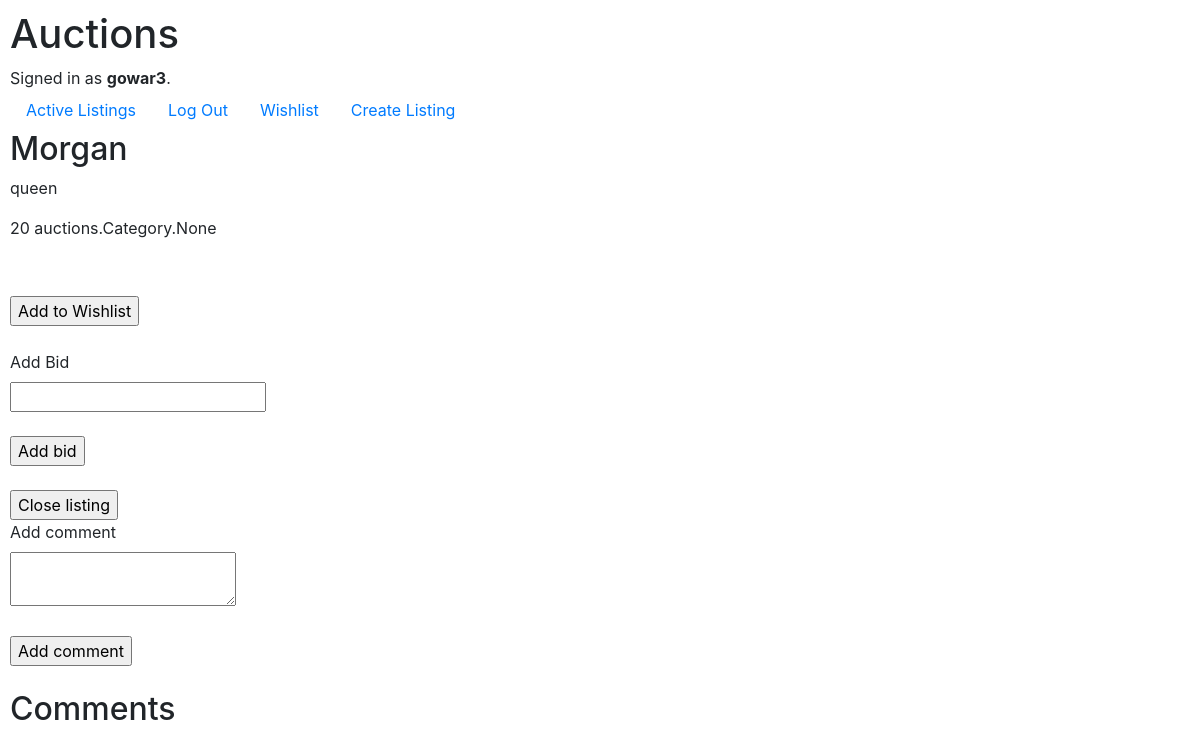
Page /auctions/5 (signed in) on the committed database.
### auctions/models.py (models this page shows, shortened)
class User(AbstractUser):
    pass

class Listing(models.Model):
    creator = models.CharField(max_length=64)
    title = models.CharField(max_length=64)
    description = models.CharField(max_length=64)
    price = models.IntegerField()
    winner = models.CharField(max_length=64, default="None")
    status = models.CharField(max_length=64, default="active")
    users = models.ManyToManyField(User, blank=True, related_name= "wishlist")

### auctions/views.py (the view, shortened to what this page needs)
# urls.py: path("<str:listing>", views.listing, name="listing"),
def listing(request, listing):
    if "comments" not in request.session:
        request.session["comments"] = ()
    if "bids" not in request.session:
        request.session["bids"] = ()
    error = ""
    closed = ""
    winner = ""
    listing = Listing.objects.get(pk = listing)
    username = request.user.username
    highest_bid = listing.bids.aggregate(max_offer=Max("offer"))
    highest_bid_value = highest_bid.get("max_offer", None)
    if listing.status == "closed":
        closed = "Listing is closed"
    return render(request, "auctions/listing.html", {
        "error": error,
        "listing": listing,
        "comments": listing.comments.all(),
        "bids": listing.bids.all(),
        "close": closed,
        "winner": listing.winner
    })

### auctions/templates/auctions/listing.html (shortened to what this page needs)
{% extends 'auctions/layout.html' %}
{% block body %}
        <h2>{{ listing.title }}</h2>
        <p>{{ listing.description }}</p>
        <label>{{ listing.price }}</label>
        <label>{{ listing.categories }}</label>
        <br>
        <br>
        <br>
    {% if user.is_authenticated %}
    <form action= "{% url 'wishlist' user.username %}" method = "post">
        <input type= "submit" value= "Add to Wishlist">
    </form>
    <br>
    {% if listing.status == "closed" %}
        {{ close }}
        {% if winner == user.username %}
            <h1>You won!</h1>
        {% endif %}
    {% else %}
    <form action= "{% url 'listing' listing.id %}" method = "post">
        <label for="add_bid">Add Bid</label>
        <br>
        <input type="text" name="bid">
        <br>
        <br>
        <input type="submit" value= "Add bid">
    </form>
    {% endif %}
    <br>
    {% if user.username == listing.creator %}
        <form action= "{% url 'listing' listing.id %}" method = "post">
            <input type="submit" value="Close listing">
        </form>
    {% endif %}
    <form action= "{% url 'listing' listing.id %}" method = "post">
        <label for="add_comment">Add comment</label>
        <br>
        <textarea id="add_comment" name="comment"></textarea>
        <br>
        <br>
        <input type="submit" value= "Add comment">
    </form>
    {% endif %}
    <br>
    <h2>Comments</h2>
{% endblock %}

### auctions/templates/auctions/layout.html (shortened to what this page needs)
{% load static %}
<!DOCTYPE html>
<html lang="en">
    <head>
        <link rel="stylesheet" href="https://stackpath.bootstrapcdn.com/bootstrap/4.4.1/css/bootstrap.min.css">
        <link href="{% static 'auctions/styles.css' %}" rel="stylesheet">
    </head>
    <body>
        <h1>Auctions</h1>
        <div>
            {% if user.is_authenticated %}
                Signed in as <strong>{{ user.username }}</strong>.
            {% else %}
                Not signed in.
            {% endif %}
        </div>
        <ul class="nav">
            <li class="nav-item">
                <a class="nav-link" href="{% url 'index' %}">Active Listings</a>
            </li>
            {% if user.is_authenticated %}
                <li class="nav-item">
                    <a class="nav-link" href="{% url 'logout' %}">Log Out</a>
                </li>
                <li class="nav-item">
                    <a class="nav-link" href="{% url 'wishlist' user.username%}">Wishlist</a>
                </li>
                <li class="nav-item">
                    <a class="nav-link" href="{% url 'new'%}">Create Listing</a>
                </li>
            {% endif %}
        </ul>
        {% block body %}
        {% endblock %}
    </body>
</html>

### auctions/static/auctions/styles.css (style rules this page uses)
body { padding: 10px; }

### rows in the picture
User: username "gowar3"
Listing: title "Morgan", description "queen", price "20", categories "auctions.Category.None"
